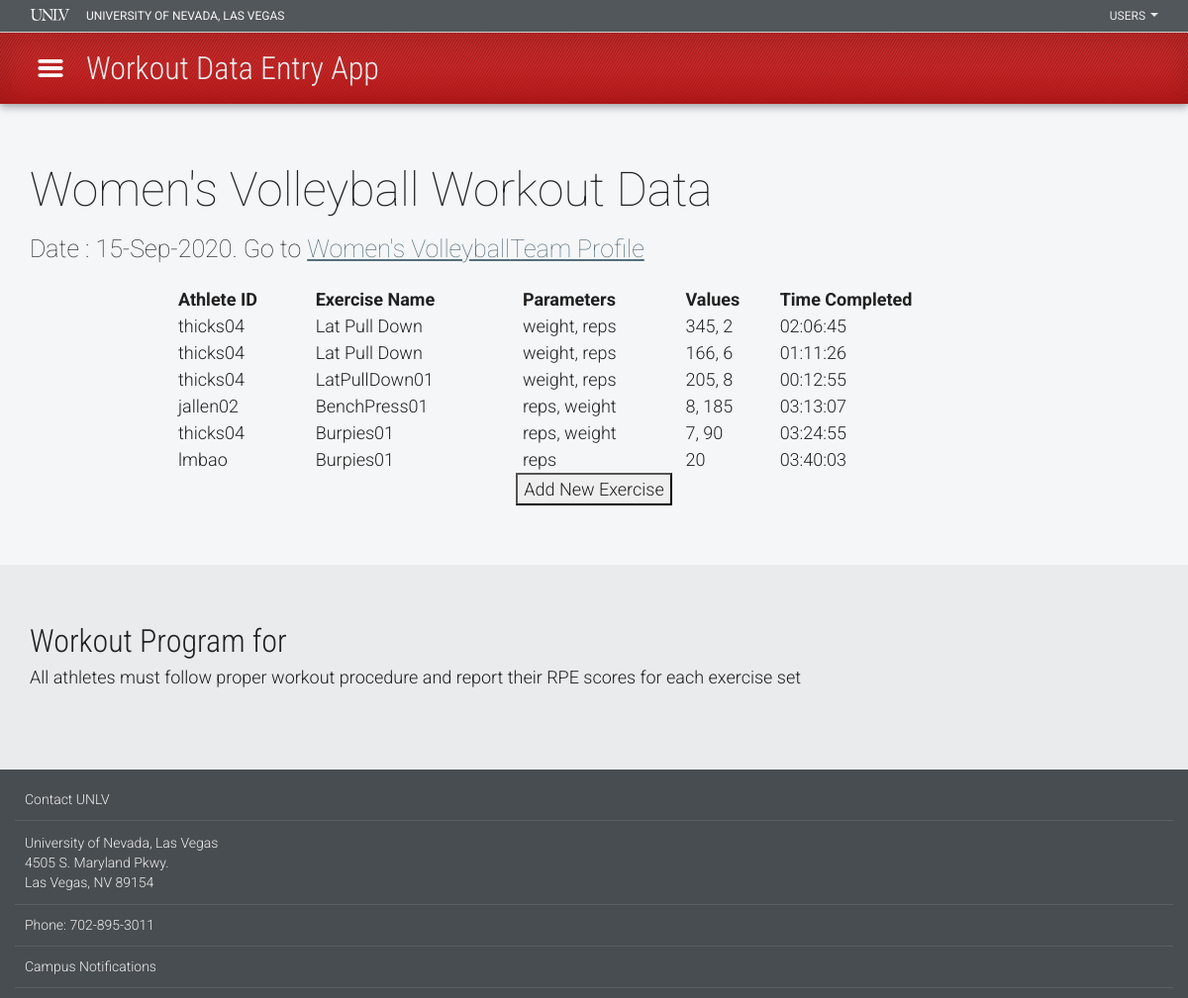
/workout (signed in), run on the app's committed database.
### app/models.py (models this page shows, shortened)
class Team(UserMixin, db.Model):
    id = db.Column(db.Integer, primary_key=True)
    username = db.Column(db.String(64), index=True, unique=True)
    team_name = db.Column(db.String(64), index=True)
    team_size = db.Column(db.Integer)
    trainer = db.Column(db.String(64))
    trainer_email = db.Column(db.String(120), index=True)
    password_hash = db.Column(db.String(128))
    athlete_userids = db.Column(db.String(140))    # A string representing a list of athlete_id strings
    workouts = db.relationship('Workout', backref='team', lazy='dynamic')

class Workout(db.Model):
    id = db.Column(db.Integer, index=True, primary_key=True)
    athlete_id = db.Column(db.String(30))
    exercise_name = db.Column(db.String(50))
    parameters = db.Column(db.String(100))          # A string representing a list of exercise parameters
    entries = db.Column(db.String(100))             # A string representing a list of exercise parameter values
    timestamp = db.Column(db.DateTime, index=True,default=datetime.utcnow())
    team_id =db.Column(db.Integer, db.ForeignKey('team.id'))
    def __repr__(self):
        return '<Exercise {}, Team_ID {} >'.format(self.exercise_name, self.team_id)

### app/routes.py (the view)
@app.route('/workout',methods=['GET','POST'])
@login_required
def workout():
    exercises = Workout.query.filter_by(team_id=current_user.id).all()  # TODO: only request exercises logged by current team
    for exercise in exercises:
        exercise.parameters = exercise.parameters[1:-1].split(",")
        exercise.entries = exercise.entries[1:-1].split(",")
    print("You have entered the workout page.")
    print (exercises)
    form = WorkoutForm()
    if form.is_submitted():
        return redirect(url_for('entry'))
    dateString =  datetime.utcnow().strftime("%d-%b-%Y")
    return render_template('workout.html', title="Workout Data Entry App", date = dateString , exercises=exercises, form=form)

### app/forms.py
class WorkoutForm(FlaskForm):
    submit = SubmitField('Add New Exercise')

### app/models.py (called while the page is built)
@login.user_loader      ##Necessary loader function to take login id string and convert it into int
def load_user(id):
    return Team.query.get(int(id))

### app/templates/workout.html (shortened to what this page needs)
{% extends "layout.html" %}
{% block content %}
<div id="content">
  <div id="content-main" role="main" aria-label="main content">
    <div class="region region-content">
      <form action="" method="post" novalidate>
        <section aria-label="Workout Data Page">
          <div class="container">
            <h2 class="clear-margins">{{current_user.team_name}} Workout Data</h2>
            <p class="lead">Date :  {{date}}. Go to <a href="{{url_for('team_profile',team_name=current_user.team_name)}}">{{current_user.team_name}}Team Profile</a> </p>
          </div>
          <div class="row">
            <div class="col-md-12 text-center">
                  <table style="width:70%; margin-top: 20px; margin-left: auto; margin-right:auto; text-align:left;">
                      <thead>
                      <tr>
                          <th scope="col">Athlete ID</th>
                          <th scope="col">Exercise Name</th>
                          <th scope="col">Parameters</th>
                          <th scope="col">Values</th>
                          <th scope="col">Time Completed</th>
                      </tr>
                      </thead>
                      <tbody>
                      {% for exercise in exercises %}
                        <tr>
                          <td scope="row">{{exercise.athlete_id}}</td>
                          <td>{{exercise.exercise_name}}</td>
                          <td>{% for parameter in exercise.parameters %} {{parameter}}{% if not loop.last %},{% endif %} {% endfor %} </td>
                          <td>{% for entry in exercise.entries %} {{entry}}{% if not loop.last %},{% endif %} {% endfor %} </td>
                          <td>{{exercise.timestamp.strftime("%H:%M:%S")}}</td>
                        </tr>
                      {% endfor %}
                      </tbody>
                  </table>
                  <span>{{form.submit}}</span>
            </div>
        </div>
        </section>
        <section class="bg-gray">
          <div class="container">
            <h3 class="clear-margin-top">Workout Program for {{team}}</h3>
            <p>All athletes must follow proper workout procedure and report their RPE scores for each exercise set </p>
          </div>
        </section>
      </form>
    </div>
  </div>
</div>
{% endblock %}

### app/static/css/layout.css (style rules this page uses)
html { background-color:#484d51; }
body.navbar-is-fixed-top { padding-top: 72px !important; }
@media (min-width: 768px) { body.navbar-is-fixed-top { padding-top: 104px !important; } }

### data on the page
Team: team_name "Women's Volleyball"
Workout: athlete_id "thicks04", exercise_name "Lat Pull Down", parameters "weight" "reps", entries "345" "2", timestamp "02:06:45"
Workout: athlete_id "thicks04", exercise_name "Lat Pull Down", parameters "weight" "reps", entries "166" "6", timestamp "01:11:26"
Workout: athlete_id "thicks04", exercise_name "LatPullDown01", parameters "weight" "reps", entries "205" "8", timestamp "00:12:55"
Workout: athlete_id "jallen02", exercise_name "BenchPress01", parameters "reps" "weight", entries "8" "185", timestamp "03:13:07"
Workout: athlete_id "thicks04", exercise_name "Burpies01", parameters "reps" "weight", entries "7" "90", timestamp "03:24:55"
Workout: athlete_id "lmbao", exercise_name "Burpies01", parameters "reps", entries "20", timestamp "03:40:03"
